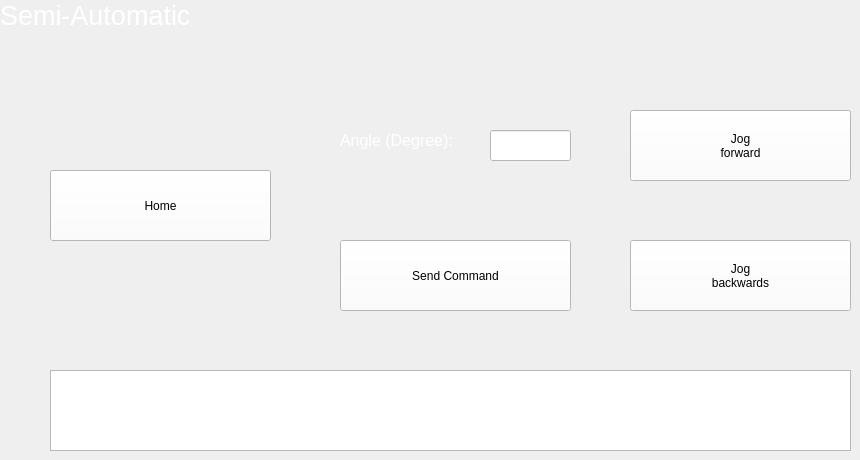
            <widget class="QWidget" name="page_2">
             <widget class="QLabel" name="SemiAuto_Title">
              <property name="geometry">
               <rect>
                <x>0</x>
                <y>0</y>
                <width>231</width>
                <height>31</height>
               </rect>
              </property>
              <property name="palette">
               <palette>
                <active>
                 <colorrole role="WindowText">
                  <brush brushstyle="SolidPattern">
                   <color alpha="255">
                    <red>255</red>
                    <green>255</green>
                    <blue>255</blue>
                   </color>
                  </brush>
                 </colorrole>
                 <colorrole role="Button">
                  <brush brushstyle="SolidPattern">
                   <color alpha="255">
                    <red>45</red>
                    <green>45</green>
                    <blue>45</blue>
                   </color>
                  </brush>
                 </colorrole>
                 <colorrole role="Text">
                  <brush brushstyle="SolidPattern">
                   <color alpha="255">
                    <red>255</red>
                    <green>255</green>
                    <blue>255</blue>
                   </color>
                  </brush>
                 </colorrole>
                 <colorrole role="ButtonText">
                  <brush brushstyle="SolidPattern">
                   <color alpha="255">
                    <red>255</red>
                    <green>255</green>
                    <blue>255</blue>
                   </color>
                  </brush>
                 </colorrole>
                 <colorrole role="Base">
                  <brush brushstyle="SolidPattern">
                   <color alpha="255">
                    <red>45</red>
                    <green>45</green>
                    <blue>45</blue>
                   </color>
                  </brush>
                 </colorrole>
                 <colorrole role="Window">
                  <brush brushstyle="SolidPattern">
                   <color alpha="255">
                    <red>45</red>
                    <green>45</green>
                    <blue>45</blue>
                   </color>
                  </brush>
                 </colorrole>
                 <colorrole role="PlaceholderText">
                  <brush brushstyle="NoBrush">
                   <color alpha="128">
                    <red>255</red>
                    <green>255</green>
                    <blue>255</blue>
                   </color>
                  </brush>
                 </colorrole>
                </active>
                <inactive>
                 <colorrole role="WindowText">
                  <brush brushstyle="SolidPattern">
                   <color alpha="255">
                    <red>255</red>
                    <green>255</green>
                    <blue>255</blue>
                   </color>
                  </brush>
                 </colorrole>
                 <colorrole role="Button">
                  <brush brushstyle="SolidPattern">
                   <color alpha="255">
                    <red>45</red>
                    <green>45</green>
                    <blue>45</blue>
                   </color>
                  </brush>
                 </colorrole>
                 <colorrole role="Text">
                  <brush brushstyle="SolidPattern">
                   <color alpha="255">
                    <red>255</red>
                    <green>255</green>
                    <blue>255</blue>
                   </color>
                  </brush>
                 </colorrole>
                 <colorrole role="ButtonText">
                  <brush brushstyle="SolidPattern">
                   <color alpha="255">
                    <red>255</red>
                    <green>255</green>
                    <blue>255</blue>
                   </color>
                  </brush>
                 </colorrole>
                 <colorrole role="Base">
                  <brush brushstyle="SolidPattern">
                   <color alpha="255">
                    <red>45</red>
                    <green>45</green>
                    <blue>45</blue>
                   </color>
                  </brush>
                 </colorrole>
                 <colorrole role="Window">
                  <brush brushstyle="SolidPattern">
                   <color alpha="255">
                    <red>45</red>
                    <green>45</green>
                    <blue>45</blue>
                   </color>
                  </brush>
                 </colorrole>
                 <colorrole role="PlaceholderText">
                  <brush brushstyle="NoBrush">
                   <color alpha="128">
                    <red>255</red>
                    <green>255</green>
                    <blue>255</blue>
                   </color>
                  </brush>
                 </colorrole>
                </inactive>
                <disabled>
                 <colorrole role="WindowText">
                  <brush brushstyle="SolidPattern">
                   <color alpha="255">
                    <red>255</red>
                    <green>255</green>
                    <blue>255</blue>
                   </color>
                  </brush>
                 </colorrole>
                 <colorrole role="Button">
                  <brush brushstyle="SolidPattern">
                   <color alpha="255">
                    <red>45</red>
                    <green>45</green>
                    <blue>45</blue>
                   </color>
                  </brush>
                 </colorrole>
                 <colorrole role="Text">
                  <brush brushstyle="SolidPattern">
                   <color alpha="255">
                    <red>255</red>
                    <green>255</green>
                    <blue>255</blue>
                   </color>
                  </brush>
                 </colorrole>
                 <colorrole role="ButtonText">
                  <brush brushstyle="SolidPattern">
                   <color alpha="255">
                    <red>255</red>
                    <green>255</green>
                    <blue>255</blue>
                   </color>
                  </brush>
                 </colorrole>
                 <colorrole role="Base">
                  <brush brushstyle="SolidPattern">
                   <color alpha="255">
                    <red>45</red>
                    <green>45</green>
                    <blue>45</blue>
                   </color>
                  </brush>
                 </colorrole>
                 <colorrole role="Window">
                  <brush brushstyle="SolidPattern">
                   <color alpha="255">
                    <red>45</red>
                    <green>45</green>
                    <blue>45</blue>
                   </color>
                  </brush>
                 </colorrole>
                 <colorrole role="PlaceholderText">
                  <brush brushstyle="NoBrush">
                   <color alpha="128">
                    <red>255</red>
                    <green>255</green>
                    <blue>255</blue>
                   </color>
                  </brush>
                 </colorrole>
                </disabled>
               </palette>
              </property>
              <property name="font">
               <font>
                <pointsize>20</pointsize>
               </font>
              </property>
              <property name="styleSheet">
               <string notr="true">color: rgb(255, 255, 255);</string>
              </property>
              <property name="text">
               <string>Semi-Automatic</string>
              </property>
             </widget>
             <widget class="QLineEdit" name="angle_input_semi">
              <property name="geometry">
               <rect>
                <x>490</x>
                <y>130</y>
                <width>81</width>
                <height>31</height>
               </rect>
              </property>
              <property name="styleSheet">
               <string notr="true">background-color: rgb(255, 255, 255);
font: 12pt &quot;MS Shell Dlg 2&quot;;</string>
              </property>
             </widget>
             <widget class="QLabel" name="label_19">
              <property name="geometry">
               <rect>
                <x>340</x>
                <y>120</y>
                <width>161</width>
                <height>41</height>
               </rect>
              </property>
              <property name="palette">
               <palette>
                <active>
                 <colorrole role="WindowText">
                  <brush brushstyle="SolidPattern">
                   <color alpha="255">
                    <red>255</red>
                    <green>255</green>
                    <blue>255</blue>
                   </color>
                  </brush>
                 </colorrole>
                 <colorrole role="Button">
                  <brush brushstyle="SolidPattern">
                   <color alpha="255">
                    <red>45</red>
                    <green>45</green>
                    <blue>45</blue>
                   </color>
                  </brush>
                 </colorrole>
                 <colorrole role="Text">
                  <brush brushstyle="SolidPattern">
                   <color alpha="255">
                    <red>255</red>
                    <green>255</green>
                    <blue>255</blue>
                   </color>
                  </brush>
                 </colorrole>
                 <colorrole role="ButtonText">
                  <brush brushstyle="SolidPattern">
                   <color alpha="255">
                    <red>255</red>
                    <green>255</green>
                    <blue>255</blue>
                   </color>
                  </brush>
                 </colorrole>
                 <colorrole role="Base">
                  <brush brushstyle="SolidPattern">
                   <color alpha="255">
                    <red>45</red>
                    <green>45</green>
                    <blue>45</blue>
                   </color>
                  </brush>
                 </colorrole>
                 <colorrole role="Window">
                  <brush brushstyle="SolidPattern">
                   <color alpha="255">
                    <red>45</red>
                    <green>45</green>
                    <blue>45</blue>
                   </color>
                  </brush>
                 </colorrole>
                 <colorrole role="PlaceholderText">
                  <brush brushstyle="NoBrush">
                   <color alpha="128">
                    <red>255</red>
                    <green>255</green>
                    <blue>255</blue>
                   </color>
                  </brush>
                 </colorrole>
                </active>
                <inactive>
                 <colorrole role="WindowText">
                  <brush brushstyle="SolidPattern">
                   <color alpha="255">
                    <red>255</red>
                    <green>255</green>
                    <blue>255</blue>
                   </color>
                  </brush>
                 </colorrole>
                 <colorrole role="Button">
                  <brush brushstyle="SolidPattern">
                   <color alpha="255">
                    <red>45</red>
                    <green>45</green>
                    <blue>45</blue>
                   </color>
                  </brush>
                 </colorrole>
                 <colorrole role="Text">
                  <brush brushstyle="SolidPattern">
                   <color alpha="255">
                    <red>255</red>
                    <green>255</green>
                    <blue>255</blue>
                   </color>
                  </brush>
                 </colorrole>
                 <colorrole role="ButtonText">
                  <brush brushstyle="SolidPattern">
                   <color alpha="255">
                    <red>255</red>
                    <green>255</green>
                    <blue>255</blue>
                   </color>
                  </brush>
                 </colorrole>
                 <colorrole role="Base">
                  <brush brushstyle="SolidPattern">
                   <color alpha="255">
                    <red>45</red>
                    <green>45</green>
                    <blue>45</blue>
                   </color>
                  </brush>
                 </colorrole>
                 <colorrole role="Window">
                  <brush brushstyle="SolidPattern">
                   <color alpha="255">
                    <red>45</red>
                    <green>45</green>
                    <blue>45</blue>
                   </color>
                  </brush>
                 </colorrole>
                 <colorrole role="PlaceholderText">
                  <brush brushstyle="NoBrush">
                   <color alpha="128">
                    <red>255</red>
                    <green>255</green>
                    <blue>255</blue>
                   </color>
                  </brush>
                 </colorrole>
                </inactive>
                <disabled>
                 <colorrole role="WindowText">
                  <brush brushstyle="SolidPattern">
                   <color alpha="255">
                    <red>255</red>
                    <green>255</green>
                    <blue>255</blue>
                   </color>
                  </brush>
                 </colorrole>
                 <colorrole role="Button">
                  <brush brushstyle="SolidPattern">
                   <color alpha="255">
                    <red>45</red>
                    <green>45</green>
                    <blue>45</blue>
                   </color>
                  </brush>
                 </colorrole>
                 <colorrole role="Text">
                  <brush brushstyle="SolidPattern">
                   <color alpha="255">
                    <red>255</red>
                    <green>255</green>
                    <blue>255</blue>
                   </color>
                  </brush>
                 </colorrole>
                 <colorrole role="ButtonText">
                  <brush brushstyle="SolidPattern">
                   <color alpha="255">
                    <red>255</red>
                    <green>255</green>
                    <blue>255</blue>
                   </color>
                  </brush>
                 </colorrole>
                 <colorrole role="Base">
                  <brush brushstyle="SolidPattern">
                   <color alpha="255">
                    <red>45</red>
                    <green>45</green>
                    <blue>45</blue>
                   </color>
                  </brush>
                 </colorrole>
                 <colorrole role="Window">
                  <brush brushstyle="SolidPattern">
                   <color alpha="255">
                    <red>45</red>
                    <green>45</green>
                    <blue>45</blue>
                   </color>
                  </brush>
                 </colorrole>
                 <colorrole role="PlaceholderText">
                  <brush brushstyle="NoBrush">
                   <color alpha="128">
                    <red>255</red>
                    <green>255</green>
                    <blue>255</blue>
                   </color>
                  </brush>
                 </colorrole>
                </disabled>
               </palette>
              </property>
              <property name="font">
               <font>
                <family>MS Shell Dlg 2</family>
                <pointsize>12</pointsize>
                <weight>50</weight>
                <italic>false</italic>
                <bold>false</bold>
               </font>
              </property>
              <property name="styleSheet">
               <string notr="true">color: rgb(255, 255, 255);
font: 12pt &quot;MS Shell Dlg 2&quot;;</string>
              </property>
              <property name="text">
               <string>Angle (Degree):</string>
              </property>
             </widget>
             <widget class="QPushButton" name="pb_sendcmd">
              <property name="geometry">
               <rect>
                <x>340</x>
                <y>240</y>
                <width>231</width>
                <height>71</height>
               </rect>
              </property>
              <property name="palette">
               <palette>
                <active>
                 <colorrole role="Button">
                  <brush brushstyle="SolidPattern">
                   <color alpha="255">
                    <red>255</red>
                    <green>255</green>
                    <blue>255</blue>
                   </color>
                  </brush>
                 </colorrole>
                 <colorrole role="Base">
                  <brush brushstyle="SolidPattern">
                   <color alpha="255">
                    <red>255</red>
                    <green>255</green>
                    <blue>255</blue>
                   </color>
                  </brush>
                 </colorrole>
                 <colorrole role="Window">
                  <brush brushstyle="SolidPattern">
                   <color alpha="255">
                    <red>255</red>
                    <green>255</green>
                    <blue>255</blue>
                   </color>
                  </brush>
                 </colorrole>
                </active>
                <inactive>
                 <colorrole role="Button">
                  <brush brushstyle="SolidPattern">
                   <color alpha="255">
                    <red>255</red>
                    <green>255</green>
                    <blue>255</blue>
                   </color>
                  </brush>
                 </colorrole>
                 <colorrole role="Base">
                  <brush brushstyle="SolidPattern">
                   <color alpha="255">
                    <red>255</red>
                    <green>255</green>
                    <blue>255</blue>
                   </color>
                  </brush>
                 </colorrole>
                 <colorrole role="Window">
                  <brush brushstyle="SolidPattern">
                   <color alpha="255">
                    <red>255</red>
                    <green>255</green>
                    <blue>255</blue>
                   </color>
                  </brush>
                 </colorrole>
                </inactive>
                <disabled>
                 <colorrole role="Button">
                  <brush brushstyle="SolidPattern">
                   <color alpha="255">
                    <red>255</red>
                    <green>255</green>
                    <blue>255</blue>
                   </color>
                  </brush>
                 </colorrole>
                 <colorrole role="Base">
                  <brush brushstyle="SolidPattern">
                   <color alpha="255">
                    <red>255</red>
                    <green>255</green>
                    <blue>255</blue>
                   </color>
                  </brush>
                 </colorrole>
                 <colorrole role="Window">
                  <brush brushstyle="SolidPattern">
                   <color alpha="255">
                    <red>255</red>
                    <green>255</green>
                    <blue>255</blue>
                   </color>
                  </brush>
                 </colorrole>
                </disabled>
               </palette>
              </property>
              <property name="styleSheet">
               <string notr="true">background-color: rgb(255, 255, 255);
font: 12pt &quot;MS Shell Dlg 2&quot;;</string>
              </property>
              <property name="text">
               <string>Send Command</string>
              </property>
             </widget>
             <widget class="QListView" name="listView">
              <property name="geometry">
               <rect>
                <x>50</x>
                <y>370</y>
                <width>801</width>
                <height>81</height>
               </rect>
              </property>
             </widget>
             <widget class="QPushButton" name="pb_home_semi">
              <property name="geometry">
               <rect>
                <x>50</x>
                <y>170</y>
                <width>221</width>
                <height>71</height>
               </rect>
              </property>
              <property name="palette">
               <palette>
                <active>
                 <colorrole role="Button">
                  <brush brushstyle="SolidPattern">
                   <color alpha="255">
                    <red>255</red>
                    <green>255</green>
                    <blue>255</blue>
                   </color>
                  </brush>
                 </colorrole>
                 <colorrole role="Base">
                  <brush brushstyle="SolidPattern">
                   <color alpha="255">
                    <red>255</red>
                    <green>255</green>
                    <blue>255</blue>
                   </color>
                  </brush>
                 </colorrole>
                 <colorrole role="Window">
                  <brush brushstyle="SolidPattern">
                   <color alpha="255">
                    <red>255</red>
                    <green>255</green>
                    <blue>255</blue>
                   </color>
                  </brush>
                 </colorrole>
                </active>
                <inactive>
                 <colorrole role="Button">
                  <brush brushstyle="SolidPattern">
                   <color alpha="255">
                    <red>255</red>
                    <green>255</green>
                    <blue>255</blue>
                   </color>
                  </brush>
                 </colorrole>
                 <colorrole role="Base">
                  <brush brushstyle="SolidPattern">
                   <color alpha="255">
                    <red>255</red>
                    <green>255</green>
                    <blue>255</blue>
                   </color>
                  </brush>
                 </colorrole>
                 <colorrole role="Window">
                  <brush brushstyle="SolidPattern">
                   <color alpha="255">
                    <red>255</red>
                    <green>255</green>
                    <blue>255</blue>
                   </color>
                  </brush>
                 </colorrole>
                </inactive>
                <disabled>
                 <colorrole role="Button">
                  <brush brushstyle="SolidPattern">
                   <color alpha="255">
                    <red>255</red>
                    <green>255</green>
                    <blue>255</blue>
                   </color>
                  </brush>
                 </colorrole>
                 <colorrole role="Base">
                  <brush brushstyle="SolidPattern">
                   <color alpha="255">
                    <red>255</red>
                    <green>255</green>
                    <blue>255</blue>
                   </color>
                  </brush>
                 </colorrole>
                 <colorrole role="Window">
                  <brush brushstyle="SolidPattern">
                   <color alpha="255">
                    <red>255</red>
                    <green>255</green>
                    <blue>255</blue>
                   </color>
                  </brush>
                 </colorrole>
                </disabled>
               </palette>
              </property>
              <property name="styleSheet">
               <string notr="true">background-color: rgb(255, 255, 255);
font: 12pt &quot;MS Shell Dlg 2&quot;;</string>
              </property>
              <property name="text">
               <string>Home</string>
              </property>
             </widget>
             <widget class="QPushButton" name="pb_jogf">
              <property name="geometry">
               <rect>
                <x>630</x>
                <y>110</y>
                <width>221</width>
                <height>71</height>
               </rect>
              </property>
              <property name="styleSheet">
               <string notr="true">font: 12pt &quot;MS Shell Dlg 2&quot;;
background-color: rgb(255, 255, 255);</string>
              </property>
              <property name="text">
               <string>Jog 
forward</string>
              </property>
             </widget>
             <widget class="QPushButton" name="pb_jogb">
              <property name="geometry">
               <rect>
                <x>630</x>
                <y>240</y>
                <width>221</width>
                <height>71</height>
               </rect>
              </property>
              <property name="styleSheet">
               <string notr="true">font: 12pt &quot;MS Shell Dlg 2&quot;;
background-color: rgb(255, 255, 255);</string>
              </property>
              <property name="text">
               <string>Jog 
backwards</string>
              </property>
             </widget>
             <widget class="QLabel" name="label_state_semi">
              <property name="geometry">
               <rect>
                <x>70</x>
                <y>380</y>
                <width>761</width>
                <height>61</height>
               </rect>
              </property>
              <property name="styleSheet">
               <string notr="true">color: rgb(255, 255, 255);
font: 12pt &quot;MS Shell Dlg 2&quot;;</string>
              </property>
              <property name="text">
               <string/>
              </property>
             </widget>
             <zorder>label_19</zorder>
             <zorder>SemiAuto_Title</zorder>
             <zorder>angle_input_semi</zorder>
             <zorder>pb_sendcmd</zorder>
             <zorder>listView</zorder>
             <zorder>pb_home_semi</zorder>
             <zorder>pb_jogf</zorder>
             <zorder>pb_jogb</zorder>
             <zorder>label_state_semi</zorder>
            </widget>
